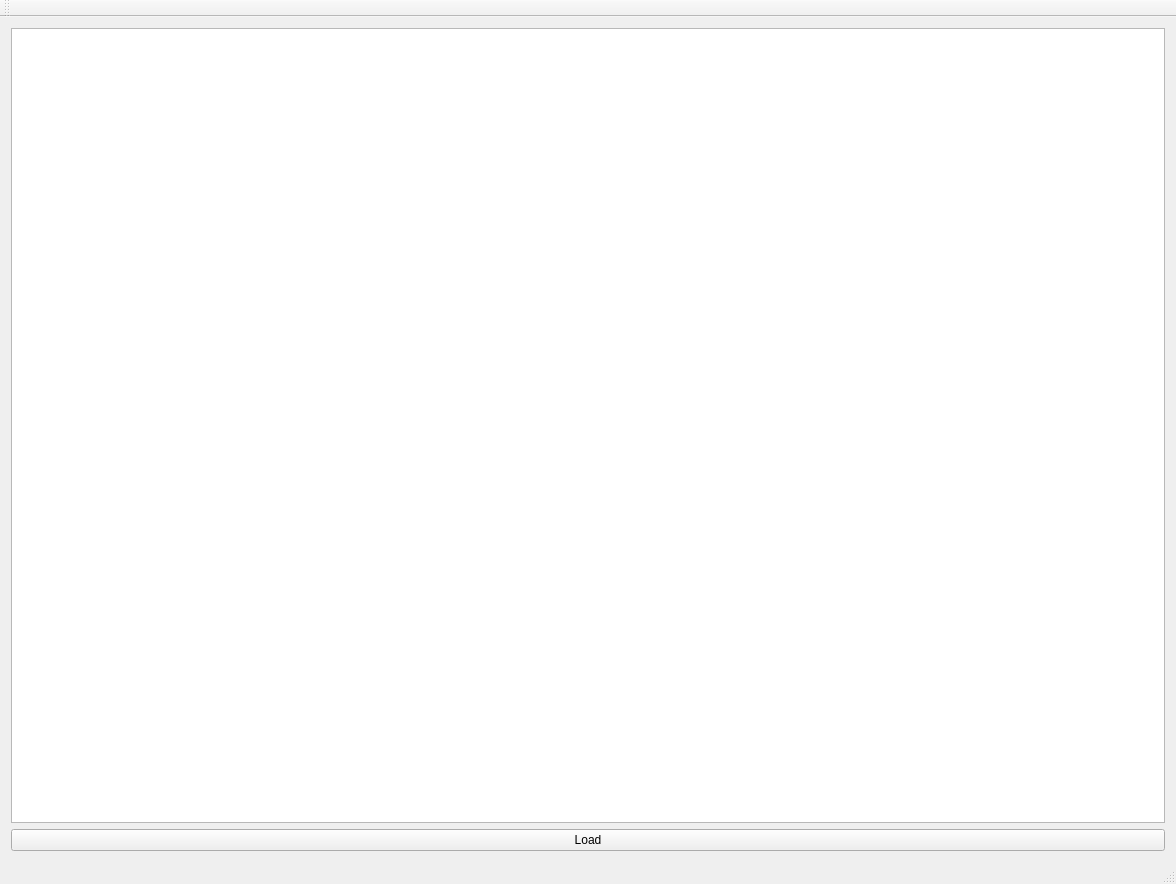
<?xml version="1.0" encoding="UTF-8"?>
<ui version="4.0">
 <class>MainWindow</class>
 <widget class="QMainWindow" name="MainWindow">
  <property name="geometry">
   <rect>
    <x>0</x>
    <y>0</y>
    <width>1176</width>
    <height>884</height>
   </rect>
  </property>
  <property name="windowTitle">
   <string>MainWindow</string>
  </property>
  <widget class="QWidget" name="centralWidget">
   <layout class="QVBoxLayout" name="verticalLayout_2">
    <item>
     <layout class="QVBoxLayout" name="verticalLayout">
      <item>
       <widget class="QGraphicsView" name="graphicsView"/>
      </item>
      <item>
       <widget class="QPushButton" name="pushButton">
        <property name="text">
         <string>Load</string>
        </property>
       </widget>
      </item>
     </layout>
    </item>
   </layout>
  </widget>
  <widget class="QMenuBar" name="menuBar">
   <property name="geometry">
    <rect>
     <x>0</x>
     <y>0</y>
     <width>1176</width>
     <height>21</height>
    </rect>
   </property>
  </widget>
  <widget class="QToolBar" name="mainToolBar">
   <attribute name="toolBarArea">
    <enum>TopToolBarArea</enum>
   </attribute>
   <attribute name="toolBarBreak">
    <bool>false</bool>
   </attribute>
  </widget>
  <widget class="QStatusBar" name="statusBar"/>
 </widget>
 <layoutdefault spacing="6" margin="11"/>
 <resources/>
 <connections/>
</ui>
